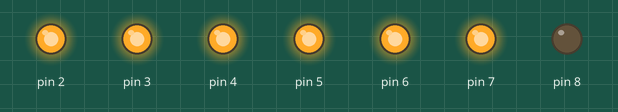
Recording of a sketch running on a simulated Arduino Uno, built with avr-gcc and run on an emulated ATmega328P. Parts: output pins drawn as LEDs (lit = HIGH).

Above: at 0.1 s.
At 5.1 s:
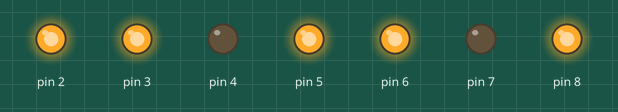
At 7.6 s:
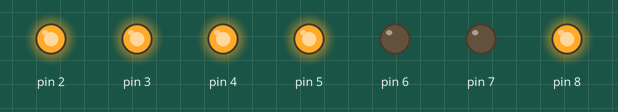
At 17.6 s:
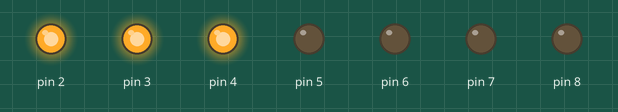
At 27.6 s:
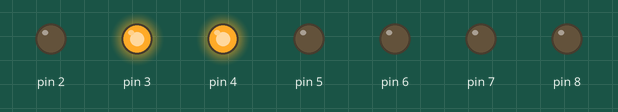
At 37.6 s:
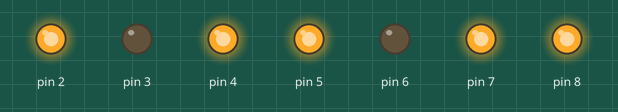
Timing chart, 0 to 39.1 s (numbered marks = the images above):
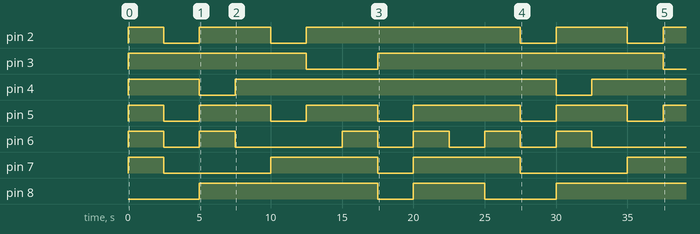

Measured:
- by itself, pin 2: LOW → HIGH at 0.00 s, → LOW 2.5 s later, → HIGH 2.5 s later, → LOW 5.0 s later, … (9 changes in this stretch)
- by itself, pin 3: LOW → HIGH at 0.00 s, → LOW 12.5 s later, → HIGH 5.0 s later, → LOW 20.0 s later
- by itself, pin 4: goes HIGH 5.0 s, LOW 2.5 s, HIGH 22.5 s, LOW 2.5 s, then HIGH
- by itself, pin 5: LOW → HIGH at 0.00 s, → LOW 2.5 s later, → HIGH 2.5 s later, → LOW 5.0 s later, … (11 changes in this stretch)
- by itself, pin 6: goes HIGH 2.5 s, LOW 2.5 s, HIGH 2.5 s, LOW 7.5 s, 3 × (HIGH 2.5 s, LOW 2.5 s), HIGH 2.5 s, then LOW
- by itself, pin 7: goes HIGH 2.5 s, LOW 7.5 s, HIGH 7.5 s, LOW 2.5 s, HIGH 7.5 s, LOW 7.5 s, then HIGH
- by itself, pin 8: goes HIGH 12.5 s, LOW 2.5 s, HIGH 5.0 s, LOW 5.0 s, then HIGH

The sketch:

0-9_Counting.ino
```cpp
// C++ code
//
void setup()
{
  pinMode(2, OUTPUT);
  pinMode(3, OUTPUT);
  pinMode(4, OUTPUT);
  pinMode(5, OUTPUT);
  pinMode(6, OUTPUT);
  pinMode(7, OUTPUT);
  pinMode(8, OUTPUT);
}

void loop()
{
  // Zero
  digitalWrite(2, HIGH);
  digitalWrite(3, HIGH);
  digitalWrite(4, HIGH);
  digitalWrite(5, HIGH);
  digitalWrite(6, HIGH);
  digitalWrite(7, HIGH);
  digitalWrite(8, LOW);
  delay(2500); // Wait for 2500 millisecond(s)
  // One
  digitalWrite(2, LOW);
  digitalWrite(3, HIGH);
  digitalWrite(4, HIGH);
  digitalWrite(5, LOW);
  digitalWrite(6, LOW);
  digitalWrite(7, LOW);
  digitalWrite(8, LOW);
  delay(2500); // Wait for 2500 millisecond(s)
  // TWO
  digitalWrite(2, HIGH);
  digitalWrite(3, HIGH);
  digitalWrite(4, LOW);
  digitalWrite(5, HIGH);
  digitalWrite(6, HIGH);
  digitalWrite(7, LOW);
  digitalWrite(8, HIGH);
  delay(2500); // Wait for 2500 millisecond(s)
  // THREE
  digitalWrite(2, HIGH);
  digitalWrite(3, HIGH);
  digitalWrite(4, HIGH);
  digitalWrite(5, HIGH);
  digitalWrite(6, LOW);
  digitalWrite(7, LOW);
  digitalWrite(8, HIGH);
  delay(2500); // Wait for 2500 millisecond(s)
  // FOUR
  digitalWrite(2, LOW);
  digitalWrite(3, HIGH);
  digitalWrite(4, HIGH);
  digitalWrite(5, LOW);
  digitalWrite(6, LOW);
  digitalWrite(7, HIGH);
  digitalWrite(8, HIGH);
  delay(2500); // Wait for 2500 millisecond(s)
  // FIVE
  digitalWrite(2, HIGH);
  digitalWrite(3, LOW);
  digitalWrite(4, HIGH);
  digitalWrite(5, HIGH);
  digitalWrite(6, LOW);
  digitalWrite(7, HIGH);
  digitalWrite(8, HIGH);
  delay(2500); // Wait for 2500 millisecond(s)
  // SIX
  digitalWrite(2, HIGH);
  digitalWrite(3, LOW);
  digitalWrite(4, HIGH);
  digitalWrite(5, HIGH);
  digitalWrite(6, HIGH);
  digitalWrite(7, HIGH);
  digitalWrite(8, HIGH);
  delay(2500); // Wait for 2500 millisecond(s)
  // SEVEN
  digitalWrite(2, HIGH);
  digitalWrite(3, HIGH);
  digitalWrite(4, HIGH);
  digitalWrite(5, LOW);
  digitalWrite(6, LOW);
  digitalWrite(7, LOW);
  digitalWrite(8, LOW);
  delay(2500); // Wait for 2500 millisecond(s)
  // EIGHT
  digitalWrite(2, HIGH);
  digitalWrite(3, HIGH);
  digitalWrite(4, HIGH);
  digitalWrite(5, HIGH);
  digitalWrite(6, HIGH);
  digitalWrite(7, HIGH);
  digitalWrite(8, HIGH);
  delay(2500); // Wait for 2500 millisecond(s)
  // NINE
  digitalWrite(2, HIGH);
  digitalWrite(3, HIGH);
  digitalWrite(4, HIGH);
  digitalWrite(5, HIGH);
  digitalWrite(6, LOW);
  digitalWrite(7, HIGH);
  digitalWrite(8, HIGH);
  delay(2500); // Wait for 2500 millisecond(s)
}
```
